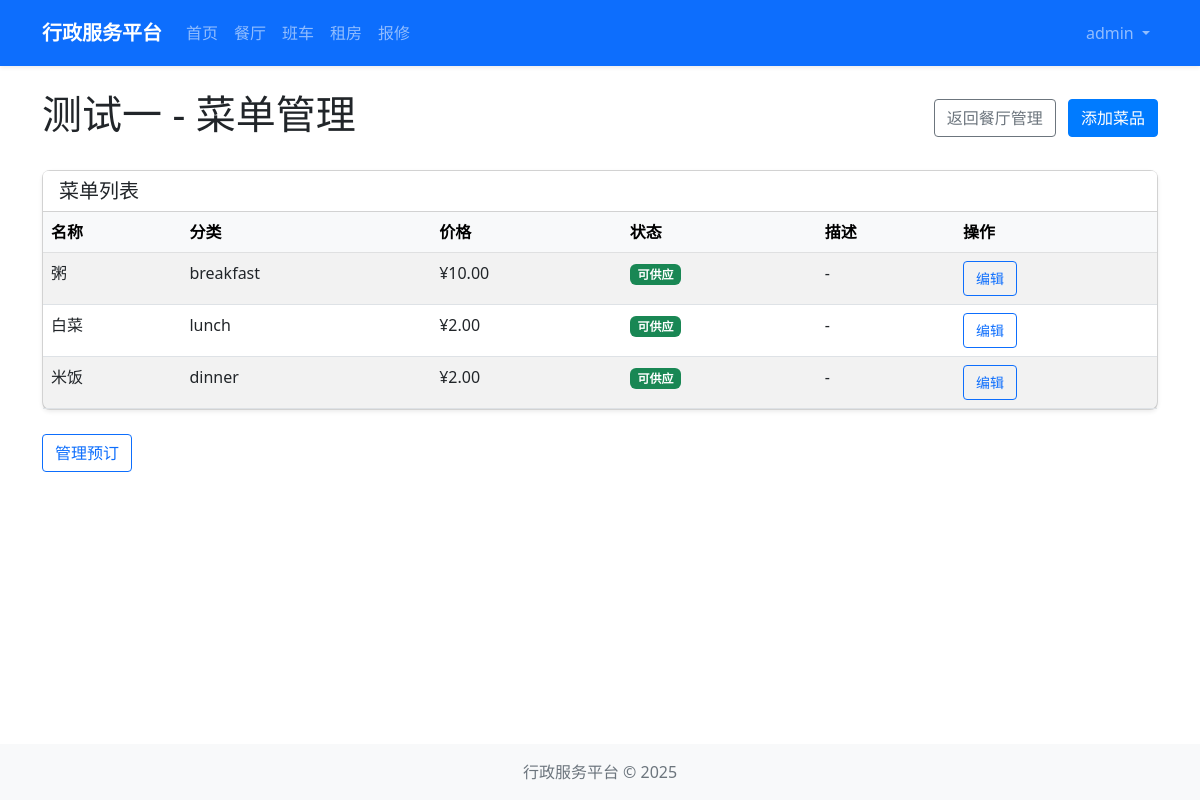
Screenshot of /restaurant/admin/menu/1 (signed in) with the database file from the repository.
### models/user.py (models this page shows, shortened)
class User(UserMixin, db.Model):
    __tablename__ = 'users'
    id = db.Column(db.Integer, primary_key=True)
    username = db.Column(db.String(64), unique=True, nullable=False)
    email = db.Column(db.String(120), unique=True, nullable=False)
    password_hash = db.Column(db.String(128))
    role = db.Column(db.String(20), default='user')  # 'admin' or 'user'
    created_at = db.Column(db.DateTime, default=datetime.utcnow)
    def is_admin(self):
        return self.role == 'admin'

### models/restaurant.py (models this page shows, shortened)
class Restaurant(db.Model):
    __tablename__ = 'restaurants'
    id = db.Column(db.Integer, primary_key=True)
    name = db.Column(db.String(100), nullable=False)
    location = db.Column(db.String(200), nullable=False)
    capacity = db.Column(db.Integer, default=0)
    opening_hours = db.Column(db.String(100))
    description = db.Column(db.Text)
    status = db.Column(db.String(20), default='active')  # active, closed, renovating
    created_at = db.Column(db.DateTime, default=datetime.utcnow)
    menus = db.relationship('Menu', backref='restaurant', lazy=True, cascade='all, delete-orphan')

class Menu(db.Model):
    __tablename__ = 'menus'
    id = db.Column(db.Integer, primary_key=True)
    restaurant_id = db.Column(db.Integer, db.ForeignKey('restaurants.id', ondelete='CASCADE'), nullable=False)
    name = db.Column(db.String(100), nullable=False)
    category = db.Column(db.String(50))  # breakfast, lunch, dinner, etc.
    price = db.Column(db.Float, nullable=False)
    description = db.Column(db.Text)
    available = db.Column(db.Boolean, default=True)
    created_at = db.Column(db.DateTime, default=datetime.utcnow)

### routes/restaurant.py (the view)
@restaurant_bp.route('/admin/menu/<int:restaurant_id>')
@login_required
def manage_menu(restaurant_id):
    if not current_user.is_admin():
        abort(403)
    restaurant = Restaurant.query.get_or_404(restaurant_id)
    menus = Menu.query.filter_by(restaurant_id=restaurant_id).all()
    return render_template('restaurant/admin/menu.html', restaurant=restaurant, menus=menus)

### extensions.py (called while the page is built)
def init_extensions(app):
    db.init_app(app)
    login_manager.init_app(app)
    csrf.init_app(app)
    login_manager.login_view = 'auth.login'
    from models.user import User
    @login_manager.user_loader
    def load_user(user_id):
        return User.query.get(int(user_id))

### templates/restaurant/admin/menu.html (shortened to what this page needs)
{% extends "layout.html" %}
{% block content %}
<div class="row">
    <div class="col-12">
        <div class="d-flex justify-content-between align-items-center mb-4">
            <h1>{{ restaurant.name }} - 菜单管理</h1>
            <div>
                <a href="{{ url_for('restaurant.admin') }}" class="btn btn-outline-secondary me-2">
                     返回餐厅管理
                </a>
                <a href="{{ url_for('restaurant.add_menu', restaurant_id=restaurant.id) }}" class="btn btn-primary">
                     添加菜品
                </a>
            </div>
        </div>
        <div class="card shadow-sm">
            <div class="card-header bg-white">
                <h5 class="card-title mb-0">菜单列表</h5>
            </div>
            <div class="card-body p-0">
                {% if menus %}
                    <div class="table-responsive">
                        <table class="table table-hover table-striped mb-0">
                            <thead class="table-light">
                                <tr>
                                    <th>名称</th>
                                    <th>分类</th>
                                    <th>价格</th>
                                    <th>状态</th>
                                    <th>描述</th>
                                    <th>操作</th>
                                </tr>
                            </thead>
                            <tbody>
                                {% for menu in menus %}
                                    <tr>
                                        <td>{{ menu.name }}</td>
                                        <td>{{ menu.category or '-' }}</td>
                                        <td>¥{{ "%.2f"|format(menu.price) }}</td>
                                        <td>
                                            {% if menu.available %}
                                                <span class="badge bg-success">可供应</span>
                                            {% else %}
                                                <span class="badge bg-secondary">已下架</span>
                                            {% endif %}
                                        </td>
                                        <td>{{ menu.description|truncate(50) or '-' }}</td>
                                        <td>
                                            <a href="{{ url_for('restaurant.edit_menu', id=menu.id) }}" class="btn btn-sm btn-outline-primary">
                                                 编辑
                                            </a>
                                        </td>
                                    </tr>
                                {% endfor %}
                            </tbody>
                        </table>
                    </div>
                {% else %}
                    <div class="text-center py-4">
                        <p class="text-muted mb-0">暂无菜单数据，请添加菜品。</p>
                    </div>
                {% endif %}
            </div>
        </div>
        <div class="mt-4">
            <a href="{{ url_for('restaurant.manage_reservations', restaurant_id=restaurant.id) }}" class="btn btn-outline-primary">
                 管理预订
            </a>
        </div>
    </div>
</div>
{% endblock %}

### templates/layout.html (shortened to what this page needs)
<!DOCTYPE html>
<html lang="zh-CN">
<head>
    <link href="https://cdn.jsdelivr.net/npm/bootstrap@5.2.3/dist/css/bootstrap.min.css" rel="stylesheet">
    <link rel="stylesheet" href="{{ url_for('static', filename='css/style.css') }}">
</head>
<body>
    <nav class="navbar navbar-expand-lg navbar-dark bg-primary">
        <div class="container">
            <a class="navbar-brand" href="{{ url_for('main.index') }}">行政服务平台</a>
            <div class="collapse navbar-collapse" id="navbarSupportedContent">
                <ul class="navbar-nav me-auto mb-2 mb-lg-0">
                    <li class="nav-item">
                        <a class="nav-link" href="{{ url_for('main.index') }}">首页</a>
                    </li>
                    <li class="nav-item">
                        <a class="nav-link" href="{{ url_for('restaurant.index') }}">餐厅</a>
                    </li>
                    <li class="nav-item">
                        <a class="nav-link" href="{{ url_for('shuttle.index') }}">班车</a>
                    </li>
                    <li class="nav-item">
                        <a class="nav-link" href="{{ url_for('housing.index') }}">租房</a>
                    </li>
                    <li class="nav-item">
                        <a class="nav-link" href="{{ url_for('repair.index') }}">报修</a>
                    </li>
                </ul>
                <ul class="navbar-nav ms-auto">
                    {% if current_user.is_authenticated %}
                        <li class="nav-item dropdown">
                            <a class="nav-link dropdown-toggle" href="#" id="navbarDropdown" role="button" data-bs-toggle="dropdown" aria-expanded="false">
                                {{ current_user.username }}
                            </a>
                        </li>
                    {% endif %}
                </ul>
            </div>
        </div>
    </nav>
    <main class="container mt-4 mb-4">
        {% block content %}{% endblock %}
    </main>
    <footer class="footer bg-light py-3 mt-auto">
        <div class="container text-center">
            <span class="text-muted">行政服务平台 &copy; {{ now.year }}</span>
        </div>
    </footer>
</body>
</html>

### static/css/style.css (style rules this page uses)
body { display: flex; flex-direction: column; min-height: 100vh; }
main { flex: 1; }
.footer { margin-top: auto; }
.card { border-radius: 0.5rem; box-shadow: 0 0.125rem 0.25rem rgba(0, 0, 0, 0.075); transition: all 0.3s ease; }
.btn { border-radius: 0.25rem; padding: 0.375rem 0.75rem; font-weight: 500; }
.btn-primary { background-color: #007bff; border-color: #007bff; }
.navbar { padding: 0.8rem 1rem; box-shadow: 0 0.125rem 0.25rem rgba(0, 0, 0, 0.075); }
.navbar-brand { font-weight: 600; font-size: 1.25rem; }
.table { margin-bottom: 0; }
.table th { font-weight: 600; background-color: #f8f9fa; }

### rows the page displays
User: username "admin"
Restaurant: name "测试一"
Menu: name "粥", category "breakfast", price "10.00", available "可供应", description "-"
Menu: name "白菜", category "lunch", price "2.00", available "可供应", description "-"
Menu: name "米饭", category "dinner", price "2.00", available "可供应", description "-"
